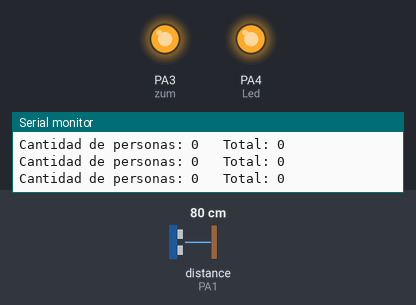
The sketch below on a simulated STM32 Blue Pill. Parts: output pins drawn as LEDs (lit = HIGH), the last lines printed to the serial monitor. Wiring (inferred from the names in the program): ultrasonic range finder: trigger PA2; echo PA1. Dashed ring = blinking. The test bench sets the inputs (shaded band); at power-on: distance to the obstacle (sensor on PA1) 80 cm. The echo pulse lasts 58.3 µs per cm; pins used as bus, display or sensor lines are not drawn.

Above: at 1.2 s.
1.3 s: distance to the obstacle (sensor on PA1) set to 10 cm
2.8 s: distance to the obstacle (sensor on PA1) set to 7 cm
At 5.7 s:
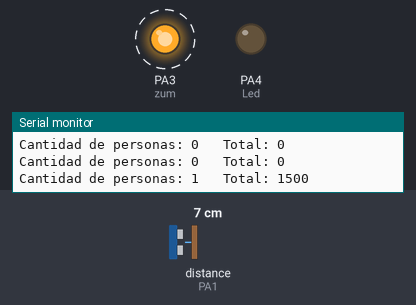
5.8 s: distance to the obstacle (sensor on PA1) set to 9 cm
At 8.6 s:
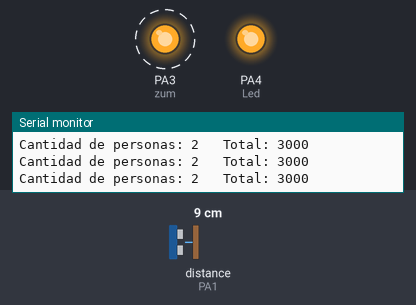
8.8 s: distance to the obstacle (sensor on PA1) set to 2 cm
At 9.9 s:
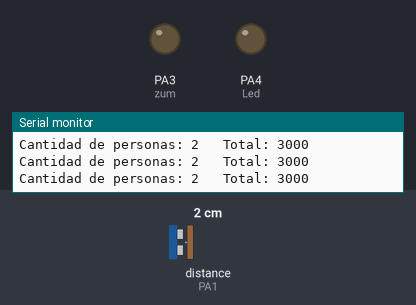
Timing chart, 0 to 12.8 s (numbered marks = the images above; inputs shaded):
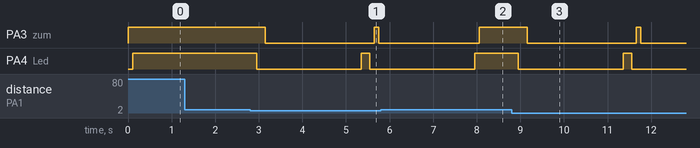

Measured:
- the behaviour switches between 9 and 8 cm on distance to the obstacle (sensor on PA1) (found by bisection; images 0 and 1)
- after the input at 2.8 s, PA3 (zum): HIGH → LOW after 0.35 s, → HIGH 2.5 s later, → LOW 0.10 s later; PA4 (Led): HIGH → LOW after 0.15 s, → HIGH 2.4 s later, → LOW 0.20 s later
- after the input at 5.8 s, PA4 (Led): goes on until 8.0 s, then stays HIGH
- after the input at 8.8 s, PA3 (zum): HIGH → LOW after 0.36 s, → HIGH 2.5 s later, → LOW 0.10 s later; PA4 (Led): HIGH → LOW after 0.16 s, → HIGH 2.4 s later, → LOW 0.20 s later

The sketch:

PASAJE.ino
```cpp
const int Trigger = PA2;
const int Echo = PA1;
long a;
long b;
const int zum = PA3;
const int Led = PA4;
int cont=0;

void setup() {
  Serial.begin(9600);
  pinMode(Trigger, OUTPUT);
  pinMode(Echo, INPUT);
  digitalWrite(Trigger, LOW);
  pinMode(zum, OUTPUT);
  pinMode (Led, OUTPUT);
  }

void loop() {
   dist();
char leer = Serial.read();
    int valor= cont*1500;
    Serial.print("Cantidad de personas: ");
    Serial.print(cont);
    Serial.print("   Total: ");
    Serial.print(valor);
    Serial.println();
  if(b<8){
      cont++;
      onLed();
      pitar();
      delay(2000);
  }else
  digitalWrite(zum, HIGH);
  delay(100);
  digitalWrite(Led,HIGH);
  delay(100);
  }
void dist(){
  digitalWrite(Trigger, HIGH);
  delayMicroseconds(10);
  digitalWrite(Trigger, LOW);
  a = pulseIn(Echo, HIGH);
  b = a/59;
}
void pitar()
{
  digitalWrite(zum, HIGH);
  delay(100);
  digitalWrite(zum, LOW);
  delay(100);
}
void onLed()
{
  digitalWrite(Led,HIGH);
  delay(100);
  digitalWrite(Led,LOW);
  delay(100);
}
```
